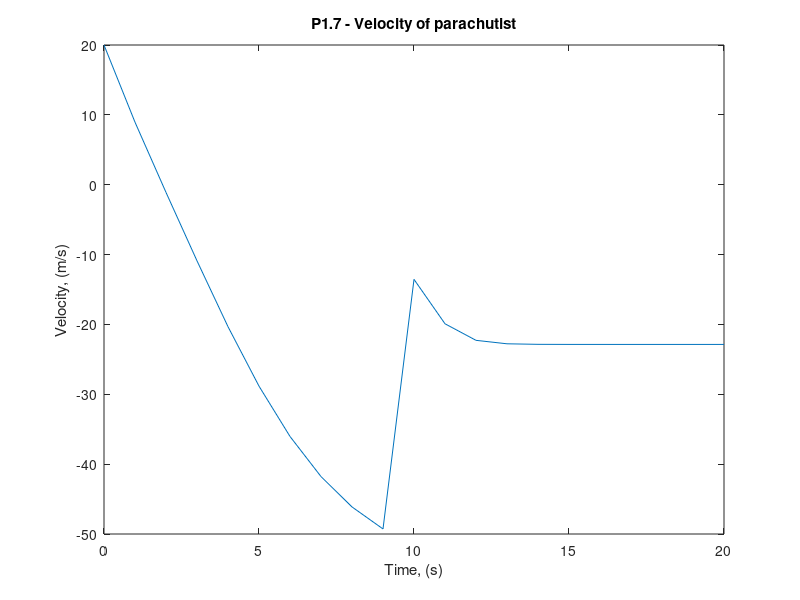

Here is the MATLAB script that generated this plot:
%% Connor McGarty, cmcgarty - HW01: P1.7 from Chapra Text 
% File: cmcgarty_EE254_HW01_P1_7.m
%
% Submission Date: Tuesday, January 28, 2020 - 1/28/20
%
% Problem, P1.7: For the second-order drag model* (Eq. 1.8), compute the velocity of
% a free-falling parachutist using Euler's method for the case where m =
% 80kg and c_d = 0.25 kg/m. Perform the calculation from t = 0 to 20
% seconds with a step size of 1 s. Use an initial condition that the
% parachutist has an upward velocity of 20 m/s at t = 0. At t = 10s, assume
% that the chute is instantaneously deployed so that the drag coefficient
% jumps to 1.5 kg/m.
%
% * Eq 1.8, second-order drag model:
%
% $$\frac{dv}{dt} = g - \frac{c_{d}}{m} * v^{2}$$

%% Solution

clear;clc;close all;

v_init = +20; % m/s - define +v as upwards direction and -v as downwards

t_start = 0; % s
t_stop = 20; % s
t_delta = 1; % s
t_vector = zeros(1, ((t_stop - t_start) / t_delta) + 1); % s - pre-init for speed
v_vector = zeros(1, ((t_stop - t_start) / t_delta) + 1); % m/s
v_vector(1) = v_init;

mass_jumper = 80; % kg
c_d_free_fall = 0.25; % kg/m
c_d_parachute = 1.5; % kg/m
g = -9.8; % m/s^2 - acceleration due to gravity 

done = false; % loop flag
t_current = t_start;
v_previous = v_init;
iterator = 1; 

while (done == false)
    iterator = iterator + 1;
    t_current = t_current + t_delta;
    t_vector(iterator) = t_current;
    if (t_current < 10) % jumper deploys parachute a t = 10 seconds
        c_d = c_d_free_fall;
    else
        c_d = c_d_parachute;
    end
    % Euler's method to estimate velocity of jumper
    slope = g - ((c_d / mass_jumper) * (abs(v_previous) .* v_previous));
    v_current = v_previous + (slope * t_delta);
    v_vector(iterator) = v_current;
    v_previous = v_current;
    if t_current >= t_stop
        done = true;
    end
end

plot(t_vector, v_vector);
xlim([0, 20]);
xlabel('Time, (s)');
ylabel('Velocity, (m/s)');
title('P1.7 - Velocity of parachutist');